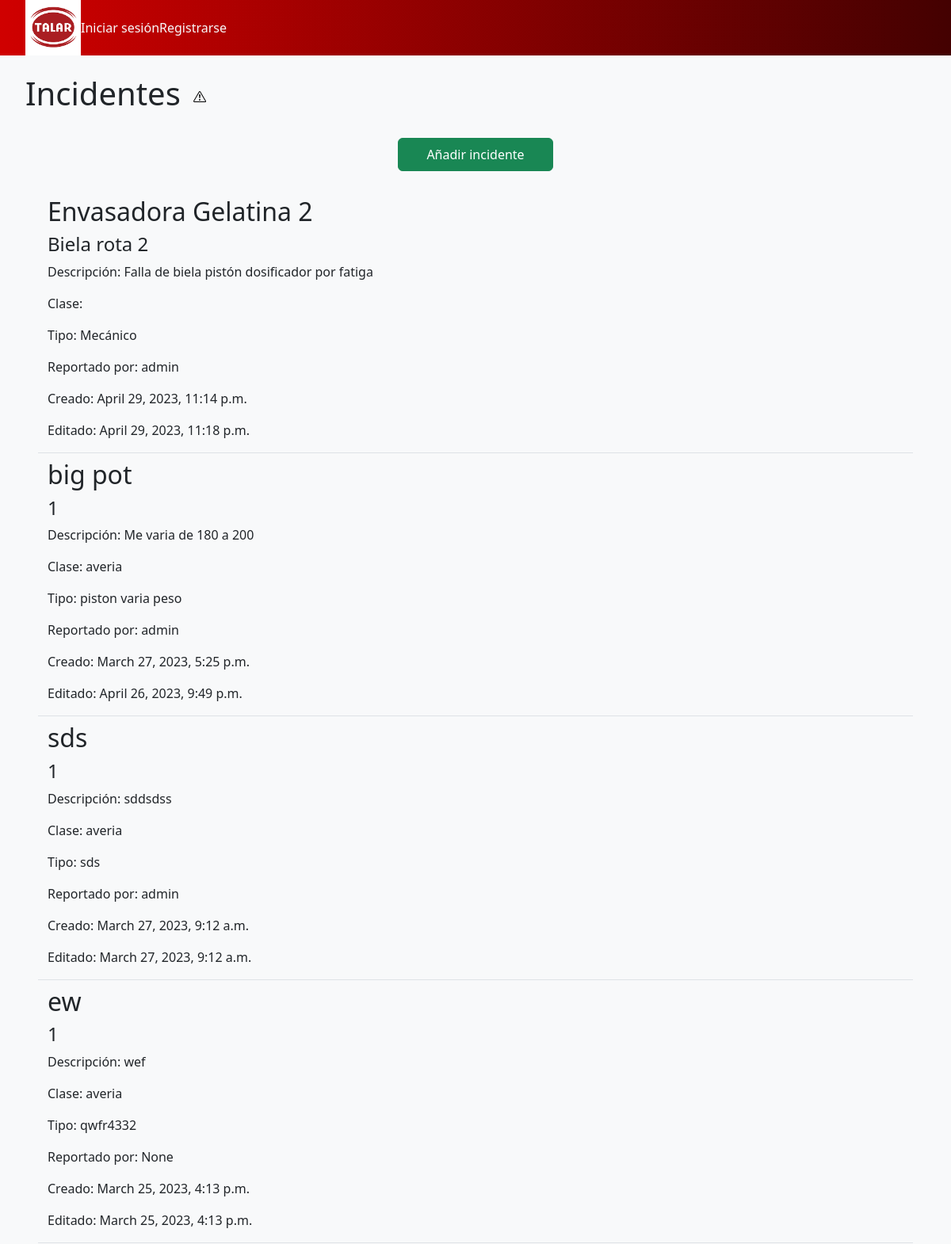
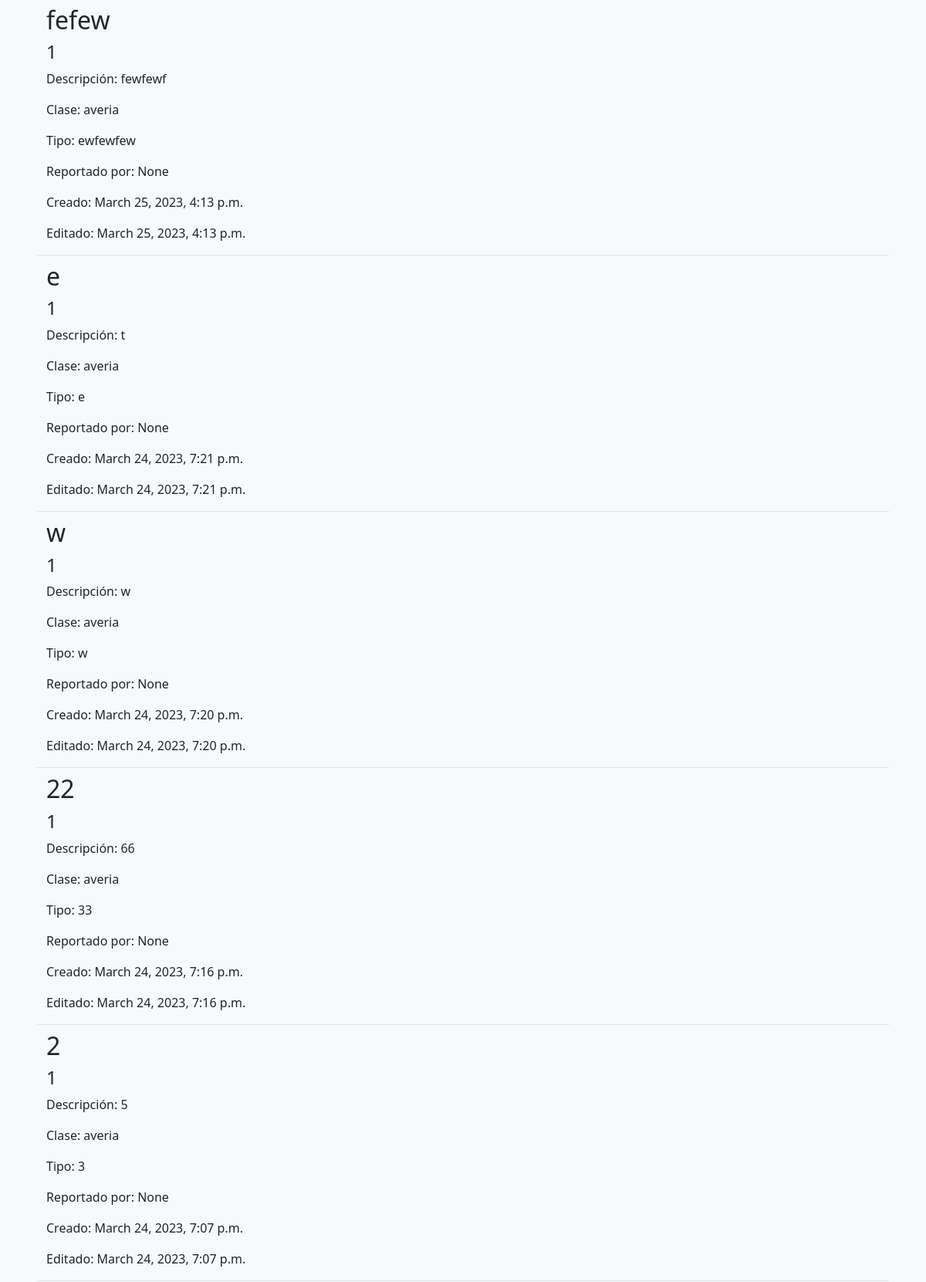
/reportes/ (upper part), run on the app's committed database (2 pictures, top to bottom).
### base/models.py (models this page shows, shortened)
class Reporte(models.Model):
    updated = models.DateTimeField(auto_now=True)
    created = models.DateTimeField(auto_now_add=True)
    titulo = models.CharField(max_length=200)
    ubicacion = models.CharField(max_length=200)
    equipo = models.CharField(max_length=200)
    clase = models.CharField(max_length=200)
    tipo = models.CharField(max_length=200)
    descripcion = models.TextField()
    user = models.ForeignKey(User, null=True, on_delete=models.SET_NULL)

### base/views.py (the view)
# urls.py: path('reportes/', views.reportes),
def reportes(request):
    lista_incidentes = Reporte.objects.order_by('-created')
    return render(request, "reportes.html", {"incidentes": lista_incidentes})

### templates/reportes.html (shortened to what this page needs)
{% extends 'layouts/main.html' %} {%block content%}
<div>
    <div class="mx-4 pt-4 d-flex">
        <h1 class="mx-2">Incidentes</h1>
        <img class="mx-2" src="../static/images/incidente-logo.svg" alt="incidente-logo">
    </div>
    <div class="container-fluid pt-4 d-flex justify-content-center">
        <a class="btn btn-success mx-5 mb-4 py-2 col-2" href="../reporte/"> Añadir incidente </a>
    </div>
    {% for i in incidentes %}
    <div class="mx-5 my-2 border-bottom row d-flex">
        <div>
            <h2>{{i.equipo}}<h2>
            <h4>{{i.titulo}}</h4>
            <p>Descripción: {{i.descripcion}}</p>
            <p>Clase: {{i.clase}}</p>
            <p>Tipo: {{i.tipo}}</p>
            <p>Reportado por: {{i.user}}</p>
            <p>Creado: {{i.created}}</p>
            <p>Editado: {{i.updated}}</p>
        </div>
    </div>
    {% endfor %} {%endblock%}

### templates/layouts/main.html (shortened to what this page needs)
{% load static %}
<!DOCTYPE html>
<html lang="en">
    <head>
        <link rel="stylesheet" href="{% static 'styles/reset.css' %}" />
        <link rel="stylesheet" href="{% static 'styles/main.css' %}" />
        {% load bootstrap5 %} {% bootstrap_css %} {% bootstrap_javascript %}
    </head>
    <body class="body bg-light">
        <div class="gradient">
            <ul class="d-flex mb-0 align-items-center justify-content-start">
                <li class="nav-item ml-0">
                    <a class="" href="/">
                        <img width="70px" src="{% static 'images/talar-logo.png' %}" alt="Talar-logo" />
                    </a>
                </li>
                {% if request.user.is_authenticated %}
                <li class="nav-item">
                    <a class="nav-link text-light" href="/logout">Cerrar sesión</a>
                </li>
                <li class="nav-item m-1 m-sm-2 m-xl-3">
                    <a class="nav-link text-light"    href="/">Inicio</a>
                </li>
                <li class="nav-item m-1 m-sm-2 m-xl-3">
                    <a class="nav-link text-light" href="/reportes">Incidentes</a>
                </li>
                <li class="nav-item m-1 m-sm-2 m-xl-3">
                    {% if request.user.is_authenticated and user.is_superuser %}
                    <a class="nav-link text-light" href="/equipos">Equipos</a>
                    {%endif%}
                </li>
                {% else %}
                <li class="nav-item">
                    <a class="nav-link text-light" href="/login">Iniciar sesión</a>
                </li>
                <li class="nav-item">
                    <a class="nav-link text-light" href="/registro">Registrarse</a>
                </li>
                {%endif%}
            </ul>
        </div>
        <main role="main" class="">
            <div id="content">{% block content %} {% endblock %}</div>
        </main>
    </body>
</html>

### static/styles/main.css (style rules this page uses)
* { font-family: "Segoe UI", Tahoma, Geneva, Verdana, sans-serif; }
a { text-decoration: none; }
.gradient { background: linear-gradient(90deg, rgba(208, 0, 0, 1) 0%, rgba(68, 1, 1, 1) 100%); color: white; }

### data on the page
Reporte: equipo "Envasadora Gelatina 2", titulo "Biela rota 2", descripcion "Falla de biela pistón dosificador por fatiga", tipo "Mecánico", user "admin", created "April 29, 2023, 11:14 p.m.", updated "April 29, 2023, 11:18 p.m."
Reporte: equipo "big pot", titulo "1", descripcion "Me varia de 180 a 200", clase "averia", tipo "piston varia peso", user "admin", created "March 27, 2023, 5:25 p.m.", updated "April 26, 2023, 9:49 p.m."
Reporte: equipo "sds", titulo "1", descripcion "sddsdss", clase "averia", tipo "sds", user "admin", created "March 27, 2023, 9:12 a.m.", updated "March 27, 2023, 9:12 a.m."
Reporte: equipo "ew", titulo "1", descripcion "wef", clase "averia", tipo "qwfr4332", user "None", created "March 25, 2023, 4:13 p.m.", updated "March 25, 2023, 4:13 p.m."
Reporte: equipo "fefew", titulo "1", descripcion "fewfewf", clase "averia", tipo "ewfewfew", user "None", created "March 25, 2023, 4:13 p.m.", updated "March 25, 2023, 4:13 p.m."
Reporte: equipo "e", titulo "1", descripcion "t", clase "averia", tipo "e", user "None", created "March 24, 2023, 7:21 p.m.", updated "March 24, 2023, 7:21 p.m."
Reporte: equipo "w", titulo "1", descripcion "w", clase "averia", tipo "w", user "None", created "March 24, 2023, 7:20 p.m.", updated "March 24, 2023, 7:20 p.m."
Reporte: equipo "22", titulo "1", descripcion "66", clase "averia", tipo "33", user "None", created "March 24, 2023, 7:16 p.m.", updated "March 24, 2023, 7:16 p.m."
Reporte: equipo "2", titulo "1", descripcion "5", clase "averia", tipo "3", user "None", created "March 24, 2023, 7:07 p.m.", updated "March 24, 2023, 7:07 p.m."
